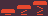

Rendered tile map (Tiled .tmx) drawn with the repository's tilesets; below, a short description and the full map source, tile grids included:
An orthogonal 3x1 tile map with 16x16 px tiles, 1 tile layer (Tile Layer 1).

<map version="1.5" tiledversion="1.7.2" orientation="orthogonal" renderorder="right-down" width="3" height="1" tilewidth="16" tileheight="16" infinite="0" nextlayerid="2" nextobjectid="1">
 <tileset firstgid="1" name="map" tilewidth="16" tileheight="16" tilecount="1056" columns="48">
  <image source="colored_packed.png" width="768" height="352" />
 </tileset>
 <layer id="1" name="Tile Layer 1" width="3" height="1">
  <data encoding="csv">
262,263,264
</data>
 </layer>
</map>
